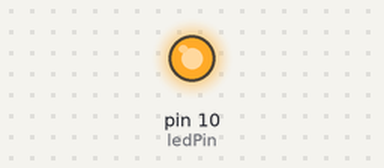
This sketch was run on a simulated Arduino Uno, built with avr-gcc and run on an emulated ATmega328P. On the bench: output pins drawn as LEDs (lit = HIGH). What the sketch prints to the serial monitor is not drawn.

Above: at 1.5 s.
At 3.5 s:
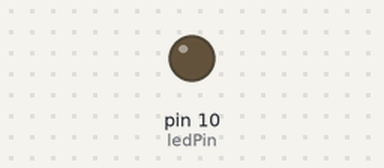
Timing chart, 0 to 5.2 s (numbered marks = the images above):
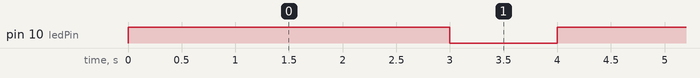

Measured:
- by itself, pin 10 (ledPin): alternates HIGH for 3.0 s and LOW for 1.0 s

The sketch:

Hello_world.ino
```cpp
int ledPin = 10;
int val;

void setup() {
  // put your setup code here, to run once:
  pinMode(ledPin, OUTPUT);
  Serial.begin(9600);
}

void loop() {
  // put your main code here, to run repeatedly:
  digitalWrite(ledPin, HIGH);
  delay(3000);
  digitalWrite(ledPin, LOW);
  delay(1000);
  Serial.println("Hello World!");
}
```
